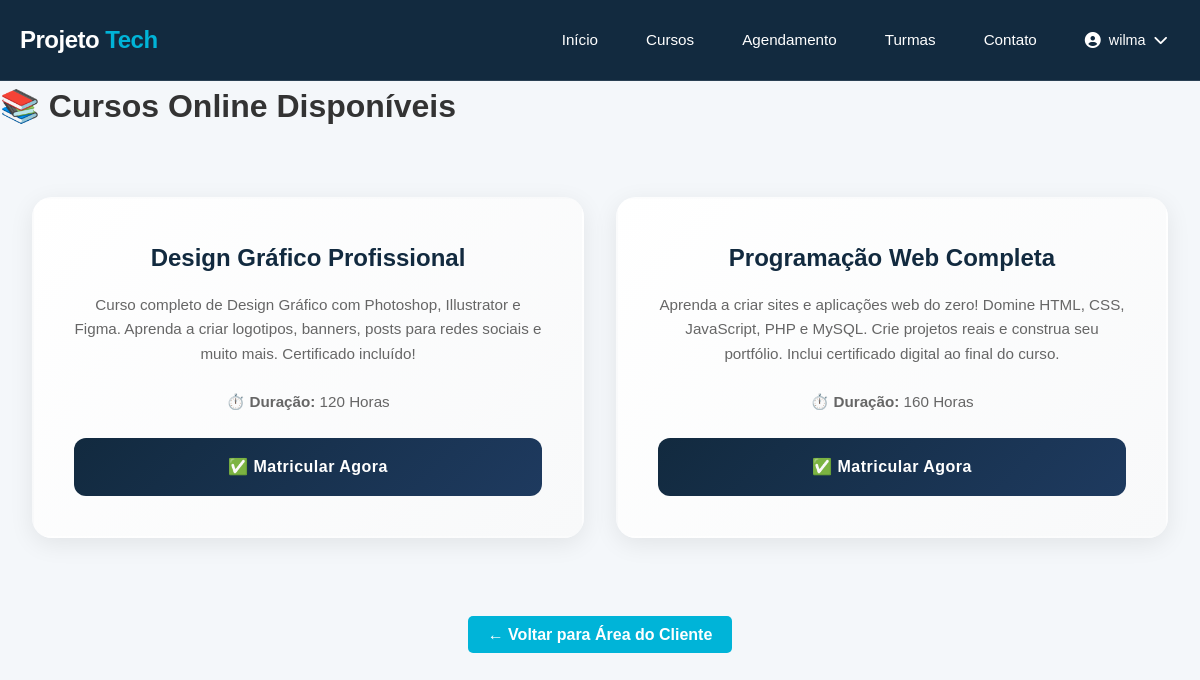
The app's page /curso_online/cursos_online.php (signed in) with its own data.
### tables this page shows
CREATE TABLE `curso` (
  `id_curso` int(11) NOT NULL,
  `nome_curso` varchar(100) NOT NULL,
  `tipo_curso` enum('Fisico','Online') DEFAULT 'Fisico',
  `descricao` text,
  `duracao` varchar(50) DEFAULT NULL
);

### curso_online/cursos_online.php (the view, shortened to what this page needs)
<?php
require_once '../php/conexao.php';
$id_usuario = $_SESSION['id_usuario'];
?>
<!DOCTYPE html>
<html lang="pt-br">
<head>
    <link rel="stylesheet" href="../css/navbar.css">
    <link rel="stylesheet" href="../css/area_cliente.css">
</head>
<body>
    <?php include '../acessos/navbar_publico.php'; ?>
    <main>
        <h1>📚 Cursos Online Disponíveis</h1>
        <?php
        $sql = "SELECT * FROM curso WHERE tipo_curso = 'Online' ORDER BY id_curso DESC";
        try {
            $resultado = $pdo->query($sql);
            $cursos = $resultado->fetchAll();
        } catch (PDOException $e) {
            echo "<p style='color: red;'>❌ Erro ao buscar cursos: " . $e->getMessage() . "</p>";
        }
        ?>
        <div class="cursos_disponiveis">
            <?php foreach ($cursos as $curso):
                $id_curso_atual = $curso['id_curso'];
                $sql_check_matricula = "
            SELECT COUNT(id_matricula)
            FROM matriculas_online
            WHERE id_usuario = :id_usuario AND id_curso = :id_curso AND status = 'ativa'
        ";
                $stmt_check = $pdo->prepare($sql_check_matricula);
                $stmt_check->bindParam(':id_usuario', $id_usuario, PDO::PARAM_INT);
                $stmt_check->bindParam(':id_curso', $id_curso_atual, PDO::PARAM_INT);
                $stmt_check->execute();
                $matriculado = $stmt_check->fetchColumn();
                if ($matriculado > 0) {
                    $link_destino = "meu_curso.php?id=" . $id_curso_atual;
                    $texto_botao = "▶️ Acessar Meu Curso";
                    $classe_css = "btn btn-acessar";
                } else {
                    $link_destino = "matricular.php?id=" . $id_curso_atual;
                    $texto_botao = "✅ Matricular Agora";
                    $classe_css = "btn btn-matricular";
                }
            ?>
                <div class="curso">
                    <h3><?php echo $curso['nome_curso']; ?></h3>
                    <p><?php echo $curso['descricao']; ?></p>
                    <p><strong>⏱️ Duração:</strong> <?php echo $curso['duracao']; ?></p>
                    <a href="<?php echo $link_destino; ?>" class="<?php echo $classe_css; ?>">
                        <?php echo $texto_botao; ?>
                    </a>
                </div>
            <?php endforeach; ?>
        </div>
            <div class="btn-voltar">
                <a href="../clientes/area_cliente.php" class="btn">
                    ← Voltar para Área do Cliente
                </a>
            </div>
    </main>
</body>
</html>

### css/navbar.css (style rules this page uses)
* { margin: 0; padding: 0; box-sizing: border-box; }
body { font-family: 'Alan Sans', sans-serif; background-color: #f4f7fa; }

### css/area_cliente.css (style rules this page uses)
* { margin: 0; padding: 0; box-sizing: border-box; }
body { background-color: #f8f9fa; font-family: 'Alan Sans', sans-serif; color: #333; line-height: 1.6; }
.cursos_disponiveis { display: grid; grid-template-columns: repeat(auto-fit, minmax(300px, 1fr)); gap: 2rem; padding: 4rem 2rem; max-width: 1400px; margin: 0 auto; }
.curso { background: linear-gradient(135deg, #ffffff 0%, #f8f9fa 100%); border-radius: 20px; padding: 2.5rem; text-align: center; box-shadow: 0 6px 25px rgba(0, 0, 0, 0.08); border: 2px solid transparent; transition: all 0.4s cubic-bezier(0.4, 0, 0.2, 1); position: relative; overflow: hidden; cursor: pointer; }
.curso::before { content: ''; position: absolute; top: 0; left: 0; right: 0; height: 5px; background: linear-gradient(90deg, #122A3F, #00b4d8); transform: scaleX(0); transition: transform 0.4s ease; }
.curso h3 { font-size: 1.5rem; font-weight: 700; color: #122A3F; margin-bottom: 1rem; transition: color 0.3s ease; }
.curso p { color: #666; line-height: 1.6; font-size: 0.95rem; margin-bottom: 1.5rem; }
.curso .btn { background: linear-gradient(135deg, #122A3F 0%, #1e3a5f 100%); color: white; padding: 1rem 1.5rem; text-decoration: none; border-radius: 12px; font-weight: 700; font-size: 1rem; letter-spacing: 0.5px; display: inline-flex; align-items: center; justify-content: center; transition: all 0.3s ease; width: 100%; position: relative; overflow: hidden; }
.curso .btn::before { content: ''; position: absolute; top: 50%; left: 50%; width: 0; height: 0; border-radius: 50%; background: rgba(255, 255, 255, 0.2); transform: translate(-50%, -50%); transition: width 0.6s, height 0.6s; }

### curso_online/cursos_online.php (style rules this page uses)
.btn-voltar { text-align: center; margin-top: 20px; }
.btn-voltar a { text-decoration: none; color: white; background: #00b4d8; padding: 10px 20px; border-radius: 5px; font-size: 16px; font-weight: bold; transition: all 0.3s ease; }

### records on screen
curso: nome_curso "Design Gráfico Profissional", descricao "Curso completo de Design Gráfico com Photoshop, Illustrator e Figma. Aprenda a criar logotipos, banners, posts para redes sociais e muito mais. Certificado incluído!", duracao "120 Horas", texto_botao "✅ Matricular Agora"
curso: nome_curso "Programação Web Completa", descricao "Aprenda a criar sites e aplicações web do zero! Domine HTML, CSS, JavaScript, PHP e MySQL. Crie projetos reais e construa seu portfólio. Inclui certificado digital ao final do curso.", duracao "160 Horas", texto_botao "✅ Matricular Agora"

### other values on screen
$user_name "wilma"
